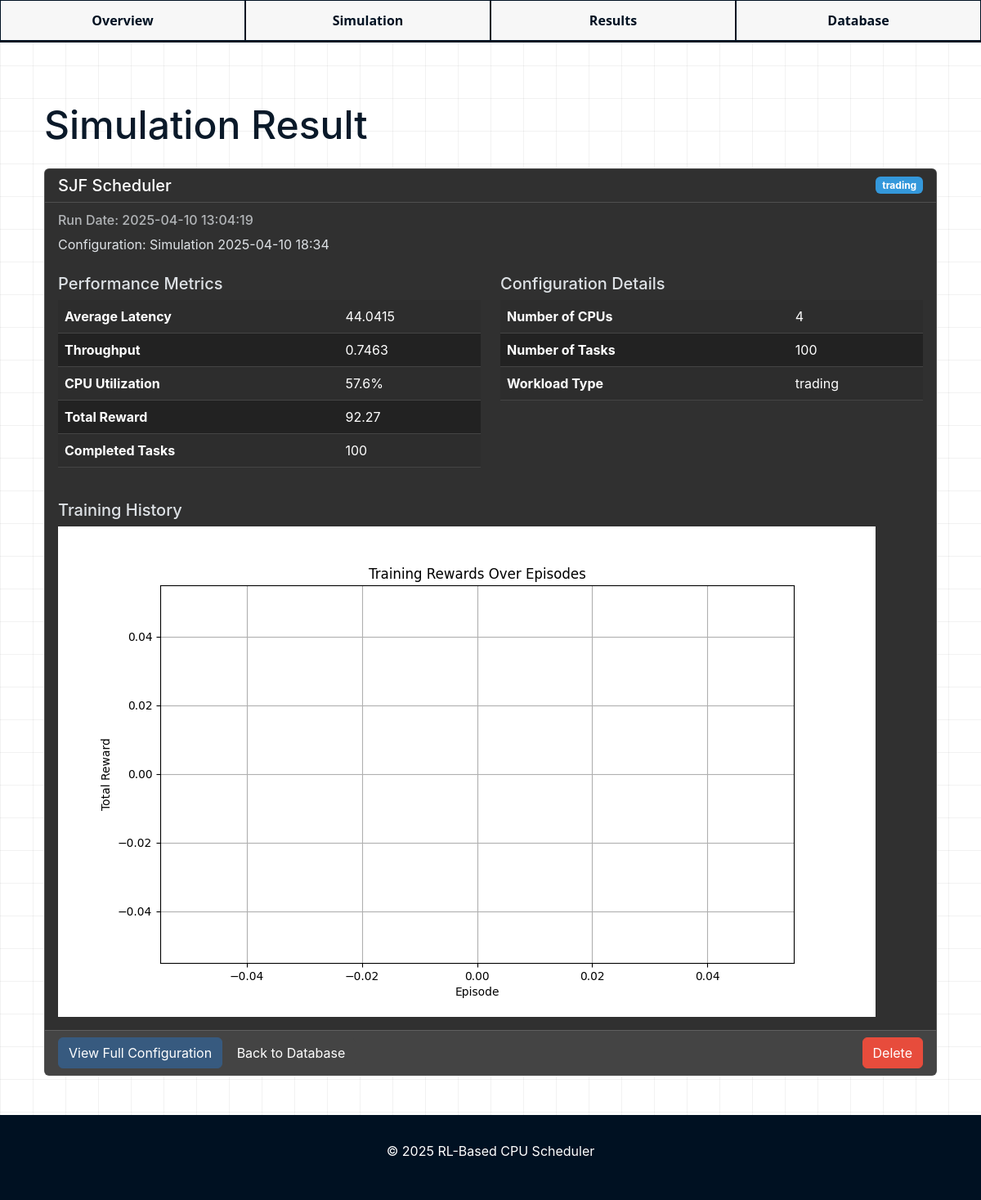
Page /view_result/3 on the committed database.
### database.py (models this page shows, shortened)
class SimulationResult(db.Model):
    id = db.Column(db.Integer, primary_key=True)
    config_id = db.Column(db.Integer, db.ForeignKey('simulation_config.id'), nullable=False)
    scheduler_type = db.Column(db.String(20), nullable=False)
    run_date = db.Column(db.DateTime, default=datetime.datetime.utcnow)
    avg_latency = db.Column(db.Float)
    throughput = db.Column(db.Float)
    cpu_utilization = db.Column(db.Float)
    total_reward = db.Column(db.Float)
    completed_tasks = db.Column(db.Integer)
    training_history = db.Column(db.JSON)

class SimulationConfig(db.Model):
    id = db.Column(db.Integer, primary_key=True)
    name = db.Column(db.String(100), nullable=False)
    description = db.Column(db.Text)
    created_at = db.Column(db.DateTime, default=datetime.datetime.utcnow)
    user_id = db.Column(db.Integer, db.ForeignKey('user.id'), nullable=False)
    num_cpus = db.Column(db.Integer, default=4)
    num_tasks = db.Column(db.Integer, default=100)
    workload_type = db.Column(db.String(20), default='trading')
    reward_latency_weight = db.Column(db.Float, default=0.7)
    reward_throughput_weight = db.Column(db.Float, default=0.3)
    max_steps = db.Column(db.Integer, default=1000)
    learning_rate = db.Column(db.Float, default=0.001)
    gamma = db.Column(db.Float, default=0.99)
    epsilon = db.Column(db.Float, default=1.0)
    epsilon_min = db.Column(db.Float, default=0.01)
    epsilon_decay = db.Column(db.Float, default=0.995)
    memory_size = db.Column(db.Integer, default=10000)
    batch_size = db.Column(db.Integer, default=64)
    time_quantum = db.Column(db.Integer, default=2)  #for round robin
    results = db.relationship('SimulationResult', backref='config', lazy=True, cascade="all, delete-orphan")

### app.py (the view)
@app.route('/view_result/<int:result_id>')
def view_result(result_id):
    result = SimulationResult.query.options(
        db.joinedload(SimulationResult.config)
    ).get_or_404(result_id)
    plots = {}
    if result.training_history and 'rewards' in result.training_history:
        plt.figure(figsize=(10, 6))
        plt.plot(result.training_history['rewards'])
        plt.title('Training Rewards Over Episodes')
        plt.xlabel('Episode')
        plt.ylabel('Total Reward')
        plt.grid(True)
        img = io.BytesIO()
        plt.savefig(img, format='png')
        img.seek(0)
        plots['training'] = base64.b64encode(img.getvalue()).decode()
        plt.close()
    return render_template('view_result.html', result=result, plots=plots)

### templates/view_result.html (shortened to what this page needs)
{% extends "layout.html" %}
{% block content %}
<div class="container mt-5">
    <div class="row">
        <div class="col">
            <h1>Simulation Result</h1>
            <div class="card my-4">
                <div class="card-header bg-dark text-white">
                    <div class="d-flex justify-content-between align-items-center">
                        <h5 class="mb-0">{{ result.scheduler_type }} Scheduler</h5>
                        <span class="badge bg-info">{{ result.config.workload_type }}</span>
                    </div>
                </div>
                <div class="card-body">
                    <h6 class="card-subtitle mb-2 text-muted">
                        Run Date: {{ result.run_date.strftime('%Y-%m-%d %H:%M:%S') }}
                    </h6>
                    <p class="card-text">Configuration: {{ result.config.name }}</p>
                    <div class="row mt-4">
                        <div class="col-md-6">
                            <h5>Performance Metrics</h5>
                            <table class="table table-striped">
                                <tr>
                                    <th>Average Latency</th>
                                    <td>{{ result.avg_latency|round(4) }}</td>
                                </tr>
                                <tr>
                                    <th>Throughput</th>
                                    <td>{{ result.throughput|round(4) }}</td>
                                </tr>
                                <tr>
                                    <th>CPU Utilization</th>
                                    <td>{{ (result.cpu_utilization * 100)|round(1) }}%</td>
                                </tr>
                                <tr>
                                    <th>Total Reward</th>
                                    <td>{{ result.total_reward|round(2) }}</td>
                                </tr>
                                <tr>
                                    <th>Completed Tasks</th>
                                    <td>{{ result.completed_tasks }}</td>
                                </tr>
                            </table>
                        </div>
                        <div class="col-md-6">
                            <h5>Configuration Details</h5>
                            <table class="table table-striped">
                                <tr>
                                    <th>Number of CPUs</th>
                                    <td>{{ result.config.num_cpus }}</td>
                                </tr>
                                <tr>
                                    <th>Number of Tasks</th>
                                    <td>{{ result.config.num_tasks }}</td>
                                </tr>
                                <tr>
                                    <th>Workload Type</th>
                                    <td>{{ result.config.workload_type }}</td>
                                </tr>
                            </table>
                        </div>
                    </div>
                    {% if plots and plots.training %}
                    <div class="row mt-4">
                        <div class="col">
                            <h5>Training History</h5>
                            <img class="img-fluid" alt="Training Rewards">
                        </div>
                    </div>
                    {% endif %}
                </div>
                <div class="card-footer">
                    <a href="{{ url_for('view_config', config_id=result.config.id) }}" class="btn btn-primary">View Full Configuration</a>
                    <a href="{{ url_for('db_management') }}" class="btn btn-secondary">Back to Database</a>
                    <a href="{{ url_for('delete_result', result_id=result.id) }}" class="btn btn-danger float-end"
                       onclick="return confirm('Are you sure you want to delete this result?');">Delete</a>
                </div>
            </div>
        </div>
    </div>
</div>
{% endblock %}

### static/css/overflow.css (style rules this page uses)
:root { --primary-blue: #3498db; --primary-yellow: #f1c40f; --primary-green: #2ecc71; --primary-purple: #9b59b6; --primary-orange: #e67e22; --primary-red: #e74c3c; --primary-pink: #e6a8d7; --background-color: #ffffff; --dark-text: #0a1929; --light-text: #718096; --border-color: #e2e8f0; --grid-color: rgba(0, 0, 0, 0.05); }
* { margin: 0; padding: 0; box-sizing: border-box; }
body { font-family: 'Inter', sans-serif; background-color: var(--background-color); color: var(--dark-text); background-image: linear-gradient(var(--grid-color) 1px, transparent 1px), linear-gradient(90deg, var(--grid-color) 1px, transparent 1px); background-size: 40px 40px; position: relative; min-height: 100vh; display: flex; flex-direction: column; }

### rows in the picture
SimulationResult: scheduler_type "SJF", run_date "2025-04-10 13:04:19", avg_latency "44.0415", throughput "0.7463", (result.cpu_utilization*100)|round(1) "57.6", total_reward "92.27", completed_tasks "100"
SimulationConfig: config.workload_type "trading", config.name "Simulation 2025-04-10 18:34", config.num_cpus "4", config.num_tasks "100"
